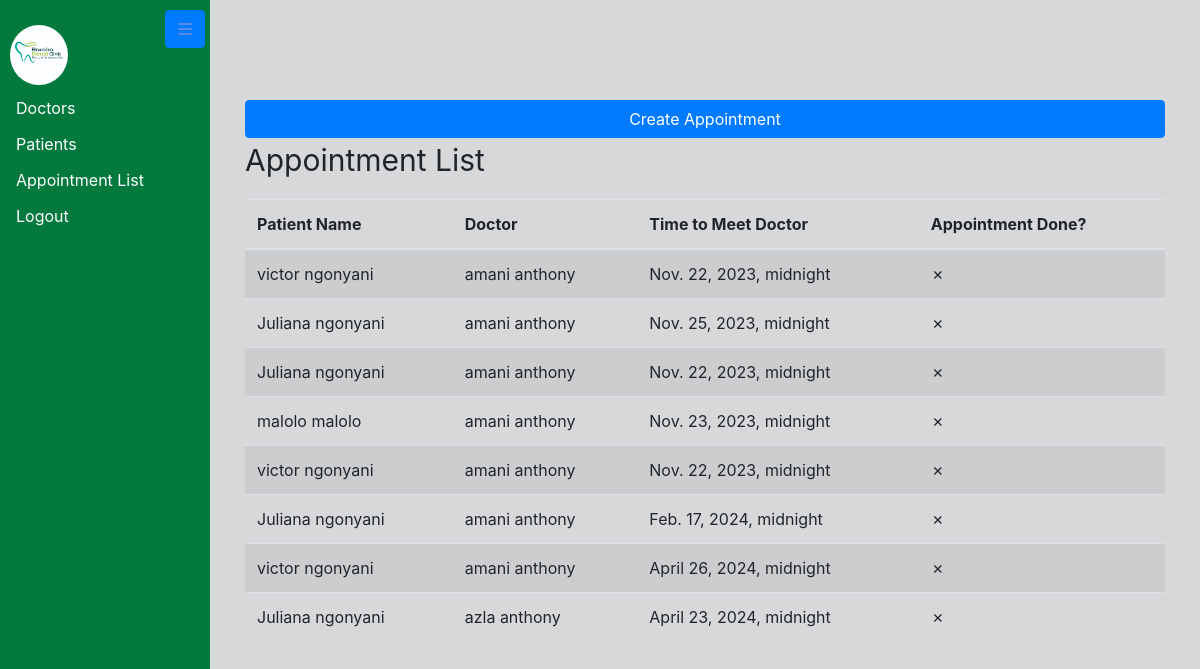
The page /appointment-list/ (signed in) on the database its author committed.
### hospitalApp/models.py (models this page shows, shortened)
class Appointment(models.Model):
    patient = models.ForeignKey(Patient, on_delete=models.CASCADE, related_name='appointments')
    doctor = models.ForeignKey(Specialist, on_delete=models.CASCADE, related_name='doctor_appointments')
    appointment_date = models.DateTimeField()
    reason = models.TextField()
    is_confirmed = models.BooleanField(default=False)

class CommonFields(models.Model):
    first_name = models.CharField(max_length=30)
    last_name = models.CharField(max_length=30)
    age = models.PositiveIntegerField()
    gender = models.CharField(max_length=10, choices=GENDER_CHOICES)
    address = models.TextField()
    phone = models.CharField(max_length=15)
    email = models.EmailField(unique=True)
    image = models.ImageField(upload_to='profile_images/', default='default/default.jpg')
    class Meta:
        abstract = True  # This is an abstract base class to share common fields

class Patient(CommonFields):
    body_weight = models.DecimalField(max_digits=5, decimal_places=2)  # Example: DecimalField for body weight
    blood_pressure = models.CharField(max_length=15)  # Example: CharField for blood pressure
    pressure = models.CharField(max_length=15)  # Example: CharField for pressure
    receptionist = models.ForeignKey(Specialist, on_delete=models.CASCADE, limit_choices_to={'area_of_specialist': 'Receptionist'})
    registration_time = models.DateTimeField(auto_now_add=True)
    treated_by = models.ForeignKey(Specialist, on_delete=models.CASCADE, limit_choices_to={'area_of_specialist': 'Doctor'}, related_name='patients_treated')
    treated = models.BooleanField(default=False)

class Specialist(CommonFields):
    user = models.OneToOneField(User, on_delete=models.CASCADE)
    area_of_specialist = models.CharField(max_length=50, choices=WORK_CHOICES)

### hospitalApp/views.py (the view)
# urls.py: path('appointment-list/', views.appointment_list, name='appointment-list'),
@login_required
def appointment_list(request):
    appointments = Appointment.objects.all()
    return render(request, 'appointment_list.html', {'appointments': appointments})

### hospitalApp/templates/appointment_list.html (shortened to what this page needs)
{% extends "base.html" %}
{% block content %}
  <div class="container">
    <a class="btn btn-primary d-flex justify-content-center" href="{% url 'appointment-create' %}">Create Appointment</a>
    <p class="p-appointmate">Appointment List</p>
  <table class="table table-striped">
    <thead>
      <tr>
        <th>Patient Name</th>
        <th>Doctor</th>
        <th>Time to Meet Doctor</th>
        <th>Appointment Done?</th>
      </tr>
    </thead>
    <tbody>
      {% for appointment in appointments %}
        <tr>
          <td>{{ appointment.patient.first_name }} {{ appointment.patient.last_name }}</td>
          <td>{{ appointment.doctor.first_name }} {{ appointment.doctor.last_name }}</td>
          <td>{{ appointment.appointment_date }}</td>
          <td>
            {% if appointment.is_confirmed %}
              <span>&#10003;</span>
            {% else %}
              <span>&#10007;</span>
            {% endif %}
          </td>
      {% endfor %}
    </tbody>
  </table>
  </div>
{% endblock %}

### templates/base.html (style rules this page uses)
body { background-color: #d7d8da; padding-top: 40px; margin: 0; }

### hospitalApp/templates/appointment_list.html (style rules this page uses)
.container { padding-top: 40px; }
.p-appointmate { font-size: 30px; }

### rows shown on the page
Appointment: patient.first_name "victor", patient.last_name "ngonyani", doctor.first_name "amani", doctor.last_name "anthony", appointment_date "Nov. 22, 2023, midnight"
Appointment: patient.first_name "Juliana", patient.last_name "ngonyani", doctor.first_name "amani", doctor.last_name "anthony", appointment_date "Nov. 25, 2023, midnight"
Appointment: patient.first_name "Juliana", patient.last_name "ngonyani", doctor.first_name "amani", doctor.last_name "anthony", appointment_date "Nov. 22, 2023, midnight"
Appointment: patient.first_name "malolo", patient.last_name "malolo", doctor.first_name "amani", doctor.last_name "anthony", appointment_date "Nov. 23, 2023, midnight"
Appointment: patient.first_name "victor", patient.last_name "ngonyani", doctor.first_name "amani", doctor.last_name "anthony", appointment_date "Nov. 22, 2023, midnight"
Appointment: patient.first_name "Juliana", patient.last_name "ngonyani", doctor.first_name "amani", doctor.last_name "anthony", appointment_date "Feb. 17, 2024, midnight"
Appointment: patient.first_name "victor", patient.last_name "ngonyani", doctor.first_name "amani", doctor.last_name "anthony", appointment_date "April 26, 2024, midnight"
Appointment: patient.first_name "Juliana", patient.last_name "ngonyani", doctor.first_name "azla", doctor.last_name "anthony", appointment_date "April 23, 2024, midnight"
